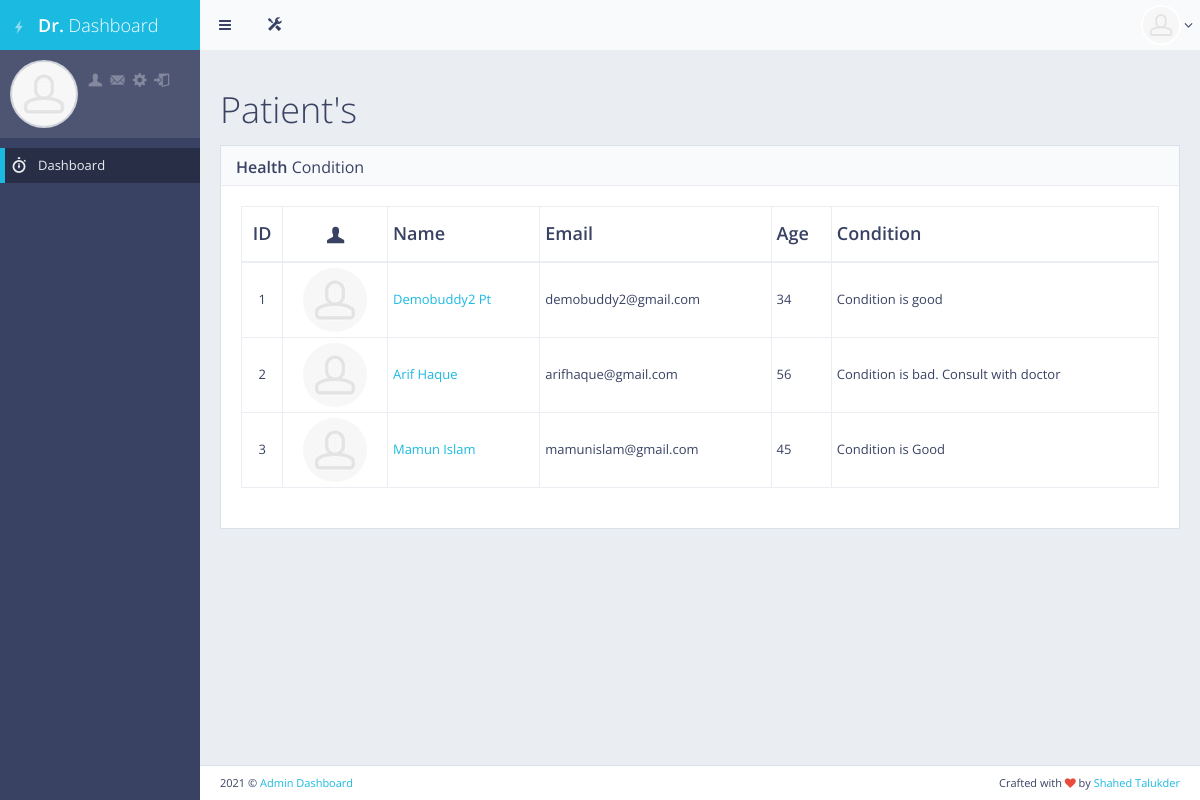
Screenshot of /doctor/ with the database file from the repository.
### main/models.py (models this page shows, shortened)
class PatientCondition(models.Model):
    patient = models.OneToOneField(Patient, on_delete=models.CASCADE)
    condition = models.CharField(max_length=120)

class Patient(models.Model):
    user = models.OneToOneField(User, on_delete=models.CASCADE)

class User(AbstractBaseUser, PermissionsMixin):
    email = models.EmailField(max_length=255, unique=True)
    first_name = models.CharField(max_length=100)
    last_name = models.CharField(max_length=100)
    age = models.IntegerField(default=0)
    address = models.CharField(max_length=250)
    profile_image = models.ImageField(upload_to="profile_image/", blank=True)
    is_active = models.BooleanField(default=True)
    is_doctor = models.BooleanField(default=False)
    is_patient= models.BooleanField(default=False)
    is_staff = models.BooleanField(default=False)
    date_joined = models.DateTimeField(default=timezone.now)
    USERNAME_FIELD = 'email'
    REQUIRED_FIELDS = ['first_name','last_name']
    objects = CustomUserManager()
    class Meta:
        ordering = ['date_joined']
        db_table = "base_user"

### main/views.py (the view)
# urls.py: path('doctor/', views.doctorhome, name="doctorhome"),
def doctorhome(request):
    patient = Patient.objects.all()
    condition = PatientCondition.objects.all()
    context = {
        'title': "Doctor Porta | Covid",
        'patients': condition,
    }
    return render(request, 'doctor.html', context)

### main/templates/doctor.html
{%extends 'doctorbase.html'%}
{%load static%}
{%block main_content%}
<div id="page-content">
    <h1>Patient's</h1>
    <div class="block full">
        <div class="block-title">
            <h2><strong>Health</strong> Condition</h2>
        </div>
        <div class="table-responsive">
            <table id="example-datatable" class="table table-vcenter table-condensed table-bordered">
                <thead>
                    <tr>
                        <th class="text-center">ID</th>
                        <th class="text-center"><i class="gi gi-user"></i></th>
                        <th>Name</th>
                        <th>Email</th>
                        <th>Age</th>
                        <th>Condition</th>
                    </tr>
                </thead>
                <tbody>
                    {%for i in patients%}
                    <tr>
                        <td class="text-center">{{i.pk}}</td>
                        <td class="text-center"><img src="{%static 'backend/'%}img/placeholders/avatars/avatar15.jpg" alt="avatar" class="img-circle"></td>
                        <td><a href="{%url 'patientcondition' id=i.pk %}">{{i.patient.user.first_name | title}} {{i.patient.user.last_name | title}}</a></td>
                        <td><span class="text-center">{{i.patient.user.email}}</span></td>
                        <td><span class="text-center">{{i.patient.user.age}}</span></td>
                        <td><span class="text-center">{{i.condition}}</span></td>
                    </tr>
                    {%endfor%}
                </tbody>
            </table>
        </div>
    </div>
</div>
{%endblock main_content%}

### main/static/backend/css/main.css (style rules this page uses)
body { font-family: "Open Sans", "Helvetica Neue", Helvetica, Arial, sans-serif; color: #394263; font-size: 13px; background-color: #222222; }
#page-content { padding: 10px 5px 1px; background-color: #eaedf1; }
.block { margin: 0 0 10px; padding: 20px 15px 1px; background-color: #ffffff; border: 1px solid #dbe1e8; }
.block.full { padding: 20px 15px; }
.block-title { margin: -20px -15px 20px; background-color: #f9fafc; border-bottom: 1px solid #eaedf1; }
.block-title h1, .block-title h2, .block-title h3, .block-title h4, .block-title h5, .block-title h6 { display: inline-block; font-size: 16px; line-height: 1.4; margin: 0; padding: 10px 16px 7px; font-weight: normal; }
.block-title h1, .block-title h2, .block-title h3 { padding-left: 15px; padding-right: 15px; }
h1, h2, h3, h4, h5, h6, .h1, .h2, .h3, .h4, .h5, .h6 { font-family: "Open Sans", "Helvetica Neue", Helvetica, Arial, sans-serif; font-weight: 300; }
h1, h2, h3 { margin-bottom: 15px; }
.text-primary, .text-primary:hover, a, a:hover, a:focus, a.text-primary, a.text-primary:hover, a.text-primary:focus { color: #1bbae1; }
b, strong { font-weight: 600; }
.table.table-vcenter th, .table.table-vcenter td { vertical-align: middle; }
.table thead > tr > th { font-size: 18px; font-weight: 600; }
.table thead > tr > th, .table thead > tr > td, .table tfoot > tr > th, .table tfoot > tr > td { padding-top: 14px; padding-bottom: 14px; }
.table thead > tr > th, .table tbody > tr > th, .table tfoot > tr > th, .table thead > tr > td, .table tbody > tr > td, .table tfoot > tr > td, .table tbody + tbody, .table-bordered, .table-bordered > thead > tr > th, .table-bordered > tbody > tr > th, .table-bordered > tfoot > tr > th, .table-bordered > thead > tr > td, .table-bordered > tbody > tr > td, .table-bordered > tfoot > tr > td { border-color: #eaedf1; }
p, .table, .alert, .carousel { margin-bottom: 20px; }
@media screen and (min-width: 768px) { #page-content { padding: 20px 20px 1px; } }
@media screen and (min-width: 768px) { .header-section, .breadcrumb-top, .block, .block.full, .modal-body, #page-content + footer { padding-left: 20px; padding-right: 20px; } }
@media screen and (min-width: 768px) { .block, .widget { margin-bottom: 20px; } }
@media screen and (min-width: 768px) { .block-title, .block-top { margin-left: -20px; margin-right: -20px; } }

### rows the page displays
PatientCondition: pk "1", patient.user.first_name "Demobuddy2", patient.user.last_name "Pt", patient.user.email "demobuddy2@gmail.com", patient.user.age "34", condition "Condition is good"
PatientCondition: pk "2", patient.user.first_name "Arif", patient.user.last_name "Haque", patient.user.email "arifhaque@gmail.com", patient.user.age "56", condition "Condition is bad. Consult with doctor"
PatientCondition: pk "3", patient.user.first_name "Mamun", patient.user.last_name "Islam", patient.user.email "mamunislam@gmail.com", patient.user.age "45", condition "Condition is Good"
